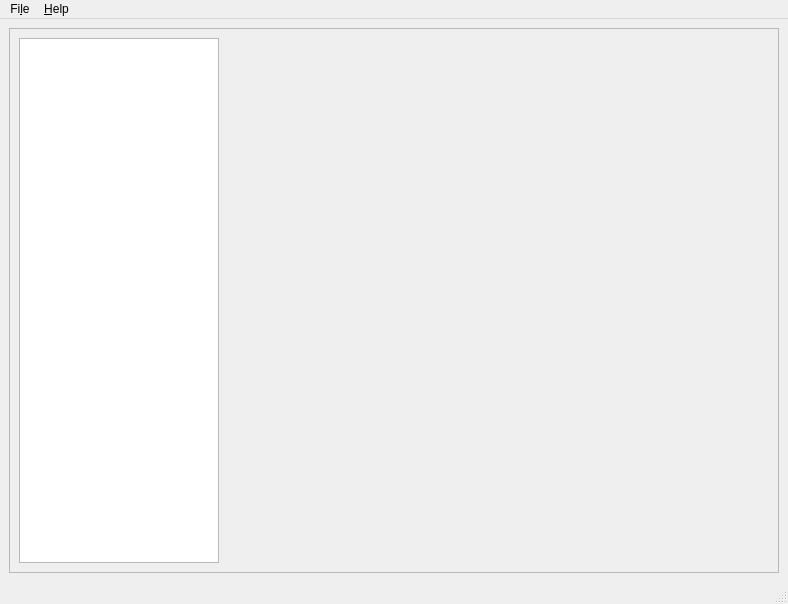
<?xml version="1.0" encoding="UTF-8"?>
<ui version="4.0">
 <class>MainWindow</class>
 <widget class="QMainWindow" name="MainWindow">
  <property name="geometry">
   <rect>
    <x>0</x>
    <y>0</y>
    <width>788</width>
    <height>604</height>
   </rect>
  </property>
  <property name="windowTitle">
   <string>Blocks</string>
  </property>
  <widget class="QWidget" name="centralwidget">
   <layout class="QVBoxLayout" name="verticalLayout">
    <item>
     <widget class="QFrame" name="frame">
      <property name="frameShape">
       <enum>QFrame::StyledPanel</enum>
      </property>
      <property name="frameShadow">
       <enum>QFrame::Raised</enum>
      </property>
      <layout class="QHBoxLayout" name="horizontalLayout">
       <item>
        <widget class="ComponentsList" name="componentsList">
         <property name="sizePolicy">
          <sizepolicy hsizetype="Maximum" vsizetype="Expanding">
           <horstretch>0</horstretch>
           <verstretch>0</verstretch>
          </sizepolicy>
         </property>
         <property name="maximumSize">
          <size>
           <width>200</width>
           <height>16777215</height>
          </size>
         </property>
        </widget>
       </item>
       <item>
        <widget class="BlockWidget" name="widget" native="true">
         <property name="sizePolicy">
          <sizepolicy hsizetype="MinimumExpanding" vsizetype="MinimumExpanding">
           <horstretch>0</horstretch>
           <verstretch>0</verstretch>
          </sizepolicy>
         </property>
         <property name="minimumSize">
          <size>
           <width>400</width>
           <height>400</height>
          </size>
         </property>
        </widget>
       </item>
      </layout>
     </widget>
    </item>
   </layout>
  </widget>
  <widget class="QMenuBar" name="menubar">
   <property name="geometry">
    <rect>
     <x>0</x>
     <y>0</y>
     <width>788</width>
     <height>20</height>
    </rect>
   </property>
   <widget class="QMenu" name="menuFile">
    <property name="title">
     <string>Fi&amp;le</string>
    </property>
    <addaction name="actionSave"/>
    <addaction name="actionSave_as"/>
    <addaction name="action_Open"/>
    <addaction name="separator"/>
    <addaction name="action_Quit"/>
   </widget>
   <widget class="QMenu" name="menu_Help">
    <property name="title">
     <string>&amp;Help</string>
    </property>
    <addaction name="action_About"/>
    <addaction name="actionAbout_Qt"/>
   </widget>
   <addaction name="menuFile"/>
   <addaction name="menu_Help"/>
  </widget>
  <widget class="QStatusBar" name="statusbar"/>
  <action name="actionSave">
   <property name="text">
    <string>&amp;Save</string>
   </property>
  </action>
  <action name="actionSave_as">
   <property name="text">
    <string>Save &amp;as ...</string>
   </property>
  </action>
  <action name="action_Open">
   <property name="text">
    <string>&amp;Open ...</string>
   </property>
  </action>
  <action name="action_Quit">
   <property name="text">
    <string>&amp;Quit</string>
   </property>
  </action>
  <action name="action_About">
   <property name="text">
    <string>&amp;About ... (F1)</string>
   </property>
   <property name="shortcut">
    <string>F1</string>
   </property>
  </action>
  <action name="actionAbout_Qt">
   <property name="text">
    <string>About &amp;Qt ...</string>
   </property>
  </action>
 </widget>
 <customwidgets>
  <customwidget>
   <class>BlockWidget</class>
   <extends>QWidget</extends>
   <header>blockwidget</header>
   <container>1</container>
  </customwidget>
  <customwidget>
   <class>ComponentsList</class>
   <extends>QListWidget</extends>
   <header>componentslist</header>
  </customwidget>
 </customwidgets>
 <resources>
  <include location="blocks.qrc"/>
 </resources>
 <connections/>
</ui>
